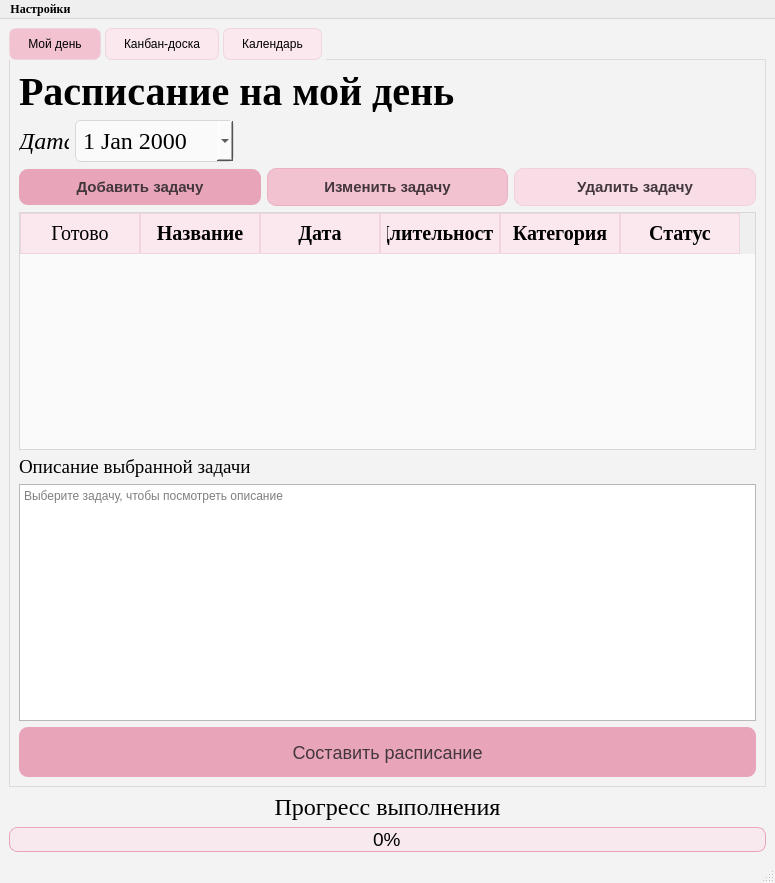
<?xml version="1.0" encoding="UTF-8"?>
<ui version="4.0">
 <class>MainWindow</class>
 <widget class="QMainWindow" name="MainWindow">
  <property name="enabled">
   <bool>true</bool>
  </property>
  <property name="geometry">
   <rect>
    <x>0</x>
    <y>0</y>
    <width>775</width>
    <height>883</height>
   </rect>
  </property>
  <property name="maximumSize">
   <size>
    <width>16777215</width>
    <height>16777215</height>
   </size>
  </property>
  <property name="windowTitle">
   <string>Takt</string>
  </property>
  <property name="styleSheet">
   <string notr="true">/* Общий фон приложения */
QMainWindow,
QWidget#centralwidget,
QWidget#todayTab,
QWidget#kanbanTab,
QWidget#calendarTab {
    background-color: #F3F3F3;
    color: #000000;
}

/* Область вкладок и рабочая зона */
QTabWidget::pane {
    background-color: #F3F3F3;
    border: 1px solid #DCDCDC;
    top: -1px;
}

QTabBar {
    background-color: #F3F3F3;
}

/* Вкладки */
QTabBar::tab {
    background-color: #FBE7EE;
    color: #000000;
    border: 1px solid #EED5DE;
    border-radius: 7px;
    padding: 8px 18px;
    margin-right: 4px;
}

QTabBar::tab:selected {
    background-color: #F2C2D1;
}

QTabBar::tab:hover {
    background-color: #F8DDE6;
}

/* Надписи */
QLabel {
    color: #000000;
    background-color: transparent;
}

/* Поле выбора даты */
QDateEdit {
    background-color: #FAFAFA;
    color: #000000;
    border: 1px solid #D8D8D8;
    border-radius: 6px;
    padding: 5px;
}

/* Таблица */
QTableWidget {
    background-color: #FAFAFA;
    color: #000000;
    border: 1px solid #D8D8D8;
    gridline-color: #E8E8E8;
    selection-background-color: #F8DDE6;
    selection-color: #000000;
}

/* Заголовки таблицы */
QHeaderView::section {
    background-color: #FBE7EE;
    color: #000000;
    border: 1px solid #EED5DE;
    padding: 6px;
}

/* Блок автоматического расписания */
QGroupBox#scheduleGroupBox {
    background-color: #F7F7F7;
    color: #000000;
    border: 1px solid #D8D8D8;
    border-radius: 8px;
    margin-top: 14px;
    padding: 10px;
}

QGroupBox#scheduleGroupBox::title {
    subcontrol-origin: margin;
    left: 12px;
    padding: 0 5px;
}

/* Поле расписания */
QTextBrowser#scheduleBrowser {
    background-color: #FAFAFA;
    color: #000000;
    border: 1px solid #D8D8D8;
    border-radius: 6px;
    padding: 8px;
}

/* Кнопка &quot;Составить расписание&quot; */
QPushButton#planDayButton {
    background-color: #E8A5BA;
    color: #000000;
    border: none;
    border-radius: 9px;
    padding: 9px 16px;
}

QPushButton#planDayButton:hover {
    background-color: #DB91AA;
}

QPushButton#planDayButton:pressed {
    background-color: #CC7E99;
}</string>
  </property>
  <widget class="QWidget" name="centralwidget">
   <layout class="QVBoxLayout" name="verticalLayout">
    <item>
     <widget class="QTabWidget" name="tabWidget">
      <property name="toolTip">
       <string>&lt;html&gt;&lt;head/&gt;&lt;body&gt;&lt;p&gt;Мой день&lt;/p&gt;&lt;/body&gt;&lt;/html&gt;</string>
      </property>
      <property name="styleSheet">
       <string notr="true"/>
      </property>
      <property name="currentIndex">
       <number>0</number>
      </property>
      <widget class="QWidget" name="todayTab">
       <property name="enabled">
        <bool>true</bool>
       </property>
       <property name="autoFillBackground">
        <bool>false</bool>
       </property>
       <property name="styleSheet">
        <string notr="true"/>
       </property>
       <attribute name="title">
        <string>Мой день</string>
       </attribute>
       <layout class="QVBoxLayout" name="verticalLayout_2">
        <item>
         <widget class="QLabel" name="todayLabel">
          <property name="font">
           <font>
            <family>Georgia</family>
            <pointsize>30</pointsize>
            <weight>75</weight>
            <bold>true</bold>
           </font>
          </property>
          <property name="text">
           <string>Расписание на мой день</string>
          </property>
          <property name="textFormat">
           <enum>Qt::AutoText</enum>
          </property>
         </widget>
        </item>
        <item>
         <layout class="QHBoxLayout" name="horizontalLayout_2">
          <item>
           <widget class="QLabel" name="label">
            <property name="minimumSize">
             <size>
              <width>45</width>
              <height>0</height>
             </size>
            </property>
            <property name="maximumSize">
             <size>
              <width>50</width>
              <height>16777215</height>
             </size>
            </property>
            <property name="font">
             <font>
              <family>Georgia</family>
              <pointsize>18</pointsize>
              <italic>true</italic>
             </font>
            </property>
            <property name="text">
             <string>Дата</string>
            </property>
           </widget>
          </item>
          <item>
           <widget class="QDateEdit" name="selectedDateEdit">
            <property name="font">
             <font>
              <family>Georgia</family>
              <pointsize>18</pointsize>
             </font>
            </property>
            <property name="calendarPopup">
             <bool>true</bool>
            </property>
           </widget>
          </item>
          <item>
           <spacer name="horizontalSpacer_2">
            <property name="orientation">
             <enum>Qt::Horizontal</enum>
            </property>
            <property name="sizeHint" stdset="0">
             <size>
              <width>40</width>
              <height>20</height>
             </size>
            </property>
           </spacer>
          </item>
         </layout>
        </item>
        <item>
         <layout class="QHBoxLayout" name="horizontalLayout">
          <item>
           <widget class="QPushButton" name="addTaskButton">
            <property name="font">
             <font>
              <pointsize>-1</pointsize>
              <weight>75</weight>
              <bold>true</bold>
             </font>
            </property>
            <property name="styleSheet">
             <string notr="true">QPushButton {
    background-color: #E8A5BA;
    color: #43363D;
    border: none;
    border-radius: 9px;
    padding: 9px 16px;
    font-size: 15px;
    font-weight: bold;
}

QPushButton:hover {
    background-color: #DB91AA;
}

QPushButton:pressed {
    background-color: #CC7E99;
}</string>
            </property>
            <property name="text">
             <string>Добавить задачу</string>
            </property>
           </widget>
          </item>
          <item>
           <widget class="QPushButton" name="editTaskButton">
            <property name="font">
             <font>
              <pointsize>-1</pointsize>
              <weight>75</weight>
              <bold>true</bold>
             </font>
            </property>
            <property name="styleSheet">
             <string notr="true">QPushButton {
    background-color: #F2C2D1;
    color: #43363D;
    border: 1px solid #EAB1C3;
    border-radius: 9px;
    padding: 9px 16px;
    font-size: 15px;
    font-weight: bold;
}

QPushButton:hover {
    background-color: #E9B1C3;
}

QPushButton:pressed {
    background-color: #DB9BAF;
}</string>
            </property>
            <property name="text">
             <string>Изменить задачу</string>
            </property>
           </widget>
          </item>
          <item>
           <widget class="QPushButton" name="deleteTaskButton">
            <property name="font">
             <font>
              <pointsize>-1</pointsize>
              <weight>75</weight>
              <bold>true</bold>
             </font>
            </property>
            <property name="styleSheet">
             <string notr="true">QPushButton {
    background-color: #F8DDE6;
    color: #43363D;
    border: 1px solid #F1D0DB;
    border-radius: 9px;
    padding: 9px 16px;
    font-size: 15px;
	font-weight: bold;
}

QPushButton:hover {
    background-color: #F1C9D7;
}</string>
            </property>
            <property name="text">
             <string>Удалить задачу</string>
            </property>
           </widget>
          </item>
         </layout>
        </item>
        <item>
         <widget class="QTableWidget" name="tasksTable">
          <property name="minimumSize">
           <size>
            <width>0</width>
            <height>200</height>
           </size>
          </property>
          <property name="maximumSize">
           <size>
            <width>16777215</width>
            <height>16777215</height>
           </size>
          </property>
          <property name="font">
           <font>
            <family>Georgia</family>
            <pointsize>18</pointsize>
            <weight>75</weight>
            <bold>true</bold>
           </font>
          </property>
          <property name="editTriggers">
           <set>QAbstractItemView::NoEditTriggers</set>
          </property>
          <property name="selectionBehavior">
           <enum>QAbstractItemView::SelectRows</enum>
          </property>
          <property name="columnCount">
           <number>6</number>
          </property>
          <attribute name="horizontalHeaderDefaultSectionSize">
           <number>120</number>
          </attribute>
          <column>
           <property name="text">
            <string>Готово</string>
           </property>
           <property name="font">
            <font>
             <family>Georgia</family>
             <pointsize>15</pointsize>
             <weight>50</weight>
             <bold>false</bold>
            </font>
           </property>
          </column>
          <column>
           <property name="text">
            <string>Название</string>
           </property>
           <property name="font">
            <font>
             <family>Georgia</family>
             <pointsize>15</pointsize>
            </font>
           </property>
          </column>
          <column>
           <property name="text">
            <string>Дата</string>
           </property>
           <property name="font">
            <font>
             <family>Georgia</family>
             <pointsize>15</pointsize>
            </font>
           </property>
          </column>
          <column>
           <property name="text">
            <string>Длительность</string>
           </property>
           <property name="font">
            <font>
             <family>Georgia</family>
             <pointsize>15</pointsize>
            </font>
           </property>
          </column>
          <column>
           <property name="text">
            <string>Категория</string>
           </property>
           <property name="font">
            <font>
             <family>Georgia</family>
             <pointsize>15</pointsize>
            </font>
           </property>
          </column>
          <column>
           <property name="text">
            <string>Статус</string>
           </property>
           <property name="font">
            <font>
             <family>Georgia</family>
             <pointsize>15</pointsize>
            </font>
           </property>
          </column>
         </widget>
        </item>
        <item>
         <widget class="QLabel" name="label_2">
          <property name="font">
           <font>
            <family>Georgia</family>
            <pointsize>14</pointsize>
           </font>
          </property>
          <property name="text">
           <string>Описание выбранной задачи</string>
          </property>
         </widget>
        </item>
        <item>
         <widget class="QTextBrowser" name="descriptionBrowser">
          <property name="minimumSize">
           <size>
            <width>0</width>
            <height>70</height>
           </size>
          </property>
          <property name="placeholderText">
           <string>Выберите задачу, чтобы посмотреть описание</string>
          </property>
         </widget>
        </item>
        <item>
         <widget class="QPushButton" name="planDayButton">
          <property name="minimumSize">
           <size>
            <width>0</width>
            <height>50</height>
           </size>
          </property>
          <property name="font">
           <font>
            <pointsize>-1</pointsize>
           </font>
          </property>
          <property name="styleSheet">
           <string notr="true">QPushButton {
    background-color: #E8A5BA;
    color: #43363D;
    border: none;
    border-radius: 9px;
    padding: 9px 16px;
    font-size: 18px;
}

QPushButton:hover {
    background-color: #DB91AA;
}

QPushButton:pressed {
    background-color: #CC7E99;
}</string>
          </property>
          <property name="text">
           <string>Составить расписание</string>
          </property>
         </widget>
        </item>
       </layout>
      </widget>
      <widget class="QWidget" name="kanbanTab">
       <attribute name="title">
        <string>Канбан-доска</string>
       </attribute>
       <layout class="QVBoxLayout" name="verticalLayout_3">
        <item>
         <widget class="QLabel" name="kanbanLabel">
          <property name="font">
           <font>
            <family>Georgia</family>
            <pointsize>36</pointsize>
            <weight>75</weight>
            <bold>true</bold>
           </font>
          </property>
          <property name="text">
           <string>Канбан-доска</string>
          </property>
         </widget>
        </item>
        <item>
         <layout class="QHBoxLayout" name="horizontalLayout_3">
          <item>
           <widget class="QGroupBox" name="todoGroupBox">
            <property name="font">
             <font>
              <family>Georgia</family>
              <pointsize>16</pointsize>
              <weight>50</weight>
              <italic>true</italic>
              <bold>false</bold>
             </font>
            </property>
            <property name="styleSheet">
             <string notr="true">QGroupBox {
    background-color: #FFFFFF;
    color: #000000;
    border: 1px solid #D8D8D8;
    border-radius: 9px;
    margin-top: 22px;
    padding: 10px;
}

QGroupBox::title {
    background-color: #F8DDE6;
    color: #000000;
    subcontrol-origin: margin;
    subcontrol-position: top center;
    padding: 5px 14px;
    border-radius: 6px;
}
  </string>
            </property>
            <property name="title">
             <string>Нужно сделать</string>
            </property>
            <layout class="QHBoxLayout" name="horizontalLayout_4">
             <item>
              <widget class="QListWidget" name="todoList">
               <property name="styleSheet">
                <string notr="true">QListWidget {
    background-color: #FAFAFA;
    color: #000000;
    border: 1px solid #E5E5E5;
    border-radius: 7px;
    padding: 5px;
}

QListWidget::item {
    padding: 10px;
    border-bottom: 1px solid #EEEEEE;
}

QListWidget::item:selected {
    background-color: #F8DDE6;
    color: #000000;
}</string>
               </property>
              </widget>
             </item>
            </layout>
           </widget>
          </item>
          <item>
           <widget class="QGroupBox" name="progressGroupBox">
            <property name="font">
             <font>
              <family>Georgia</family>
              <pointsize>16</pointsize>
              <italic>true</italic>
             </font>
            </property>
            <property name="styleSheet">
             <string notr="true">QGroupBox {
    background-color: #FFFFFF;
    color: #000000;
    border: 1px solid #D8D8D8;
    border-radius: 9px;
    margin-top: 22px;
    padding: 10px;
}

QGroupBox::title {
    background-color: #F2C2D1;
    color: #000000;
    subcontrol-origin: margin;
    subcontrol-position: top center;
    padding: 5px 14px;
    border-radius: 6px;
}
  </string>
            </property>
            <property name="title">
             <string>В процессе</string>
            </property>
            <layout class="QHBoxLayout" name="horizontalLayout_5">
             <item>
              <widget class="QListWidget" name="progressList">
               <property name="styleSheet">
                <string notr="true">QListWidget {
    background-color: #FAFAFA;
    color: #000000;
    border: 1px solid #E5E5E5;
    border-radius: 7px;
    padding: 5px;
}

QListWidget::item {
    padding: 10px;
    border-bottom: 1px solid #EEEEEE;
}

QListWidget::item:selected {
    background-color: #F8DDE6;
    color: #000000;
}</string>
               </property>
              </widget>
             </item>
            </layout>
           </widget>
          </item>
          <item>
           <widget class="QGroupBox" name="doneGroupBox">
            <property name="font">
             <font>
              <family>Georgia</family>
              <pointsize>16</pointsize>
              <italic>true</italic>
             </font>
            </property>
            <property name="styleSheet">
             <string notr="true">QGroupBox {
    background-color: #FFFFFF;
    color: #000000;
    border: 1px solid #D8D8D8;
    border-radius: 9px;
    margin-top: 22px;
    padding: 10px;
}

QGroupBox::title {
    background-color: #E8A5BA;
    color: #000000;
    subcontrol-origin: margin;
    subcontrol-position: top center;
    padding: 5px 14px;
    border-radius: 6px;
}
  </string>
            </property>
            <property name="title">
             <string>Готово</string>
            </property>
            <layout class="QHBoxLayout" name="horizontalLayout_6">
             <item>
              <widget class="QListWidget" name="doneList">
               <property name="styleSheet">
                <string notr="true">QListWidget {
    background-color: #FAFAFA;
    color: #000000;
    border: 1px solid #E5E5E5;
    border-radius: 7px;
    padding: 5px;
}

QListWidget::item {
    padding: 10px;
    border-bottom: 1px solid #EEEEEE;
}

QListWidget::item:selected {
    background-color: #F8DDE6;
    color: #000000;
}</string>
               </property>
              </widget>
             </item>
            </layout>
           </widget>
          </item>
         </layout>
        </item>
       </layout>
      </widget>
      <widget class="QWidget" name="calendarTab">
       <attribute name="title">
        <string>Календарь</string>
       </attribute>
       <layout class="QVBoxLayout" name="verticalLayout_4">
        <item>
         <widget class="QLabel" name="calendarlabel">
          <property name="font">
           <font>
            <family>Georgia</family>
            <pointsize>36</pointsize>
            <weight>75</weight>
            <bold>true</bold>
           </font>
          </property>
          <property name="text">
           <string>Календарь</string>
          </property>
         </widget>
        </item>
        <item>
         <layout class="QHBoxLayout" name="horizontalLayout_7">
          <item>
           <widget class="QCalendarWidget" name="calendarWidget">
            <property name="styleSheet">
             <string notr="true">QCalendarWidget {
    background-color: #F7F7F7;
    color: #000000;
}

QCalendarWidget QWidget#qt_calendar_navigationbar {
    background-color: #F2C2D1;
}

QCalendarWidget QToolButton {
    color: #000000;
    background-color: transparent;
    border: none;
    padding: 6px;
    font-weight: bold;
}

QCalendarWidget QAbstractItemView {
    background-color: #FFFFFF;
    color: #000000;
    selection-background-color: #F2C2D1;
    selection-color: #000000;
    border: 1px solid #D8D8D8;
}</string>
            </property>
            <property name="verticalHeaderFormat">
             <enum>QCalendarWidget::NoVerticalHeader</enum>
            </property>
           </widget>
          </item>
          <item>
           <widget class="QGroupBox" name="calendarTasksGroupBox">
            <property name="font">
             <font>
              <family>Georgia</family>
              <pointsize>14</pointsize>
              <italic>true</italic>
             </font>
            </property>
            <property name="styleSheet">
             <string notr="true">QGroupBox {
    background-color: #FFFFFF;
    color: #000000;
    border: 1px solid #D8D8D8;
    border-radius: 9px;
    margin-top: 22px;
    padding: 10px;
}

QGroupBox::title {
    background-color: #F8DDE6;
    color: #000000;
    subcontrol-origin: margin;
    subcontrol-position: top center;
    padding: 5px 14px;
    border-radius: 6px;
}
  </string>
            </property>
            <property name="title">
             <string>Задачи на выбранный день</string>
            </property>
            <layout class="QVBoxLayout" name="verticalLayout_6">
             <item>
              <widget class="QListWidget" name="calendarTasksList">
               <property name="styleSheet">
                <string notr="true">QListWidget {
    background-color: #FAFAFA;
    color: #000000;
    border: 1px solid #E5E5E5;
    border-radius: 7px;
    padding: 5px;
}

QListWidget::item {
    padding: 10px;
    border-bottom: 1px solid #EEEEEE;
}

QListWidget::item:selected {
    background-color: #F8DDE6;
    color: #000000;
}</string>
               </property>
              </widget>
             </item>
            </layout>
           </widget>
          </item>
         </layout>
        </item>
       </layout>
      </widget>
     </widget>
    </item>
    <item>
     <widget class="QLabel" name="progressLabel">
      <property name="font">
       <font>
        <family>Georgia</family>
        <pointsize>18</pointsize>
       </font>
      </property>
      <property name="text">
       <string>Прогресс выполнения</string>
      </property>
      <property name="alignment">
       <set>Qt::AlignCenter</set>
      </property>
     </widget>
    </item>
    <item>
     <widget class="QProgressBar" name="tasksProgressBar">
      <property name="font">
       <font>
        <pointsize>14</pointsize>
       </font>
      </property>
      <property name="styleSheet">
       <string notr="true">QProgressBar {
    border: 1px solid #E8A5BA;
    border-radius: 8px;
    background-color: #F7E9EE;
    text-align: center;
    height: 20px;
}

QProgressBar::chunk {
    background-color: #E8A5BA;
    border-radius: 7px;
}</string>
      </property>
      <property name="value">
       <number>0</number>
      </property>
     </widget>
    </item>
   </layout>
  </widget>
  <widget class="QMenuBar" name="menubar">
   <property name="geometry">
    <rect>
     <x>0</x>
     <y>0</y>
     <width>775</width>
     <height>37</height>
    </rect>
   </property>
   <property name="font">
    <font>
     <family>Georgia</family>
     <weight>75</weight>
     <bold>true</bold>
    </font>
   </property>
   <widget class="QMenu" name="menu">
    <property name="title">
     <string>Настройки</string>
    </property>
    <addaction name="categoriesAction"/>
   </widget>
   <addaction name="menu"/>
  </widget>
  <widget class="QStatusBar" name="statusbar"/>
  <action name="categoriesAction">
   <property name="text">
    <string>Категории</string>
   </property>
  </action>
 </widget>
 <resources/>
 <connections/>
</ui>
